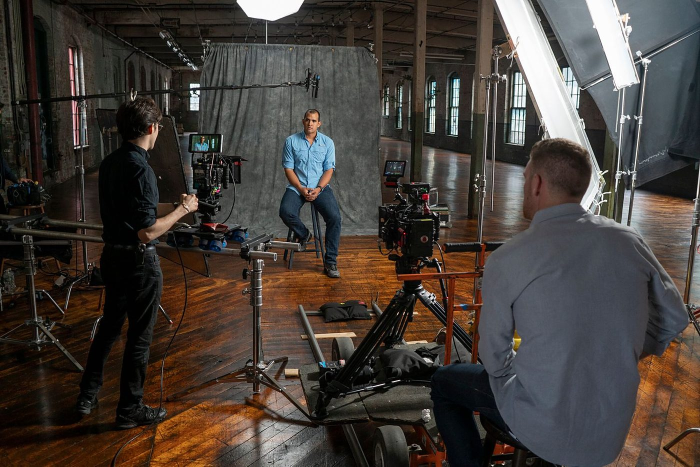
#> input picture img/about.jpg, 1400 x 933 px (shown at 1/2 size)
$ python -i analytics.py   (imports and definitions only)
#> lines starting #> are read from the running program, lines starting #| are printed output that depends on the picture
"""Deterministic analytics. No model calls in this module.

Everything returned here is either MEASURED (straight from a platform row)
or DERIVED (arithmetic over measured rows). AI interpretation lives in ai.py
and is labelled separately everywhere it is shown.
"""

import hashlib
import json
import math
import re
import statistics
from datetime import date, datetime, timedelta, timezone

from growth_os.db import new_id, utcnow

# Daily channel metrics that are additive over days. Others (averages) are
# averaged, never summed; views vs plays vs listeners are never mixed.
ADDITIVE = {"views", "estimatedMinutesWatched", "subscribersGained", "subscribersLost", "plays", "listeners_new"}
LABELS = {
    "views": "Views", "estimatedMinutesWatched": "Watch time (min)", "averageViewDuration": "Avg view duration (s)",
    "subscribersGained": "Subscribers gained", "subscribersLost": "Subscribers lost",
    "videoThumbnailImpressions": "Impressions", "videoThumbnailImpressionsClickRate": "Impressions CTR",
    "averageViewPercentage": "Avg % viewed",
}


# [45 lines left out: functions _today, series, kpi, freshness, not called in this run]


# ── Videos & peers ────────────────────────────────────────────────────

VIDEO_METRICS = ("views", "estimatedMinutesWatched", "averageViewDuration", "averageViewPercentage",
                 "videoThumbnailImpressions", "videoThumbnailImpressionsClickRate", "likes", "comments",
                 "subscribersGained")


# [80 lines left out: functions duration_bucket, age_days, videos, percentile_rank, peers, peer_stats, not called in this run]


# ── Thumbnail features (Pillow, local) ────────────────────────────────

def thumbnail_features(path):
    """Measurable image properties. Faces and on-image text need models we
    don't ship (no OCR / face detector installed) and are reported as unavailable."""
#> called with path = '../../img/about.jpg'
    from PIL import Image, ImageFilter, ImageStat

    im = Image.open(path).convert("RGB")
#> im is the input picture: PIL image 1400x933 RGB; mean R, G, B 69.3, 62.1, 56.9
    im.thumbnail((320, 180))
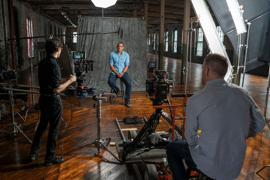
#> im: PIL image 270x180 RGB; mean R, G, B 69.5, 62.3, 57
    gray = im.convert("L")
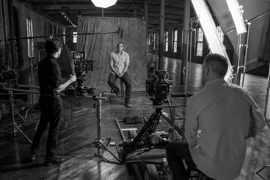
#> gray: PIL image 270x180 L; min 0, max 255, mean 63.8
    st = ImageStat.Stat(gray)
    lum = st.mean[0] / 255
#> lum = 0.25
    contrast = st.stddev[0] / 255
#> contrast = 0.186
    px = list(im.get_flattened_data() if hasattr(im, "get_flattened_data") else im.getdata())
#> px = 48600 items
    rg = [abs(r - g) for r, g, b in px]
#> rg = 48600 items
    yb = [abs(0.5 * (r + g) - b) for r, g, b in px]
#> yb = 48600 items
    colorfulness = (math.hypot(statistics.pstdev(rg), statistics.pstdev(yb))
                    + 0.3 * math.hypot(statistics.fmean(rg), statistics.fmean(yb))) / 255
#> colorfulness = 0.113
    edges = ImageStat.Stat(gray.filter(ImageFilter.FIND_EDGES)).mean[0] / 255
#> edges = 0.114
    sat = ImageStat.Stat(im.convert("HSV")).mean[1] / 255
#> sat = 0.312
    q = im.quantize(colors=4, method=Image.Quantize.MEDIANCUT)
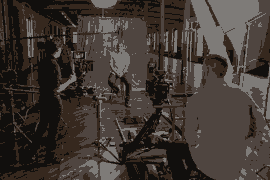
#> q: PIL image 270x180 P; mean R, G, B 64.2, 56.2, 50.9
    pal = q.getpalette()[:12]
#> pal = [126, 123, 120, 79, 69, 64, 54, 40, 30, 17, 15, 13]
    counts = sorted(q.getcolors(), reverse=True)
#> counts = [(18015, 1), (11938, 3), (11887, 2), (6760, 0)]
    total = sum(c for c, _ in counts)
#> total = 48600
    dominant = [{"hex": "#%02x%02x%02x" % tuple(pal[i * 3:i * 3 + 3]), "share": round(c / total, 3)}
                for c, i in counts]
#> dominant = 4 items
    # Center-weighted contrast: is the middle third distinct from the edges?
    w, h = gray.size
#> w = 270; h = 180
    center = ImageStat.Stat(gray.crop((w // 3, h // 4, 2 * w // 3, 3 * h // 4))).mean[0]
#> center = 69.1
    focal = abs(center - st.mean[0]) / 255
#> focal = 0.0208
    return {
        "luminance": round(lum, 3), "contrast": round(contrast, 3), "colorfulness": round(colorfulness, 3),
        "saturation": round(sat, 3), "edge_density": round(edges, 3), "focal_contrast": round(focal, 3),
        "dominant_colors": dominant,
        "unavailable": ["faces (no face detector installed)", "on-image headline text (no OCR installed)"],
    }


# [4 lines left out: function file_hash, not called in this run]


# ── Title checks ──────────────────────────────────────────────────────

def topic_keywords(conn, tenant_id):
    return [(r["keyword"], r["weight"]) for r in
            conn.execute("SELECT keyword, weight FROM tenant_topics WHERE tenant_id=? ORDER BY weight DESC", (tenant_id,))]


# [36 lines left out: function title_checks, not called in this run]


# ── Daily review / opportunity checks (write recommendations) ─────────

def _fingerprint(*parts):
    return hashlib.sha256("|".join(str(p) for p in parts).encode()).hexdigest()[:20]


# [75 lines left out: functions add_recommendation, packaging_check, daily_review, not called in this run]


# ── Monetization (YouTube Partner Program) ─────────────────────────────
# Thresholds from YouTube Help (checked 2026-10-14):
#   https://support.google.com/youtube/answer/72851 (full YPP)
#   https://support.google.com/youtube/answer/13429240 (expanded YPP, fan funding + Shopping)
YPP_TIERS = [
    {"id": "expanded", "name": "Fan funding + Shopping (expanded YPP)",
     "unlocks": "Channel memberships, Super Chat/Stickers, Super Thanks, Shopping",
     "subs": 500, "uploads_90d": 3, "watch_hours_365d": 3000, "shorts_views_90d": 3_000_000},
    {"id": "full", "name": "Ad revenue sharing (full YPP)",
     "unlocks": "Ad revenue on long-form and Shorts, YouTube Premium revenue, plus everything above",
     "subs": 1000, "uploads_90d": None, "watch_hours_365d": 4000, "shorts_views_90d": 10_000_000},
]
LONG_FORM_TYPES = ("VIDEO_ON_DEMAND", "LIVE_STREAM")


# [97 lines left out: functions _ctype_sum, monetization, rewatch_summary, not called in this run]


AGE_LABELS = {"age13-17": "13-17", "age18-24": "18-24", "age25-34": "25-34", "age35-44": "35-44",
              "age45-54": "45-54", "age55-64": "55-64", "age65-": "65+"}


# [106 lines left out: functions audience, retention_curves, benchmark_curve, retention_events, not called in this run]


# ── Growth review: evidence-backed, actionable recommendations (spec v4 §18) ──
WORKFLOW = ["suggested", "prepared", "awaiting_approval", "approved", "executed", "verified", "evaluated",
            "reverted", "dismissed", "blocked", "failed"]
WORKFLOW_STATUS = {"suggested": "open", "prepared": "open", "awaiting_approval": "open", "approved": "accepted",
                   "executed": "done", "verified": "done", "evaluated": "done", "reverted": "done",
                   "dismissed": "dismissed", "blocked": "accepted", "failed": "accepted"}
# Spec v5 §10.2 state machine names for the same states (write access is off, so EXECUTING is the owner in Studio).
STATE_LABELS = {"suggested": "ANALYZED", "prepared": "PREVIEW_READY", "awaiting_approval": "AWAITING_APPROVAL",
                "approved": "APPROVED", "executed": "MONITORING", "verified": "VERIFIED · MONITORING",
                "evaluated": "OUTCOME_REVIEWED", "reverted": "ROLLED_BACK", "dismissed": "REJECTED",
                "blocked": "BLOCKED", "failed": "FAILED"}
CHECKPOINTS = (7, 14, 28)  # post-change outcome windows (days)
DAILY_NEW_LIMIT = 3  # top opportunities per day (spec v5 §10.1)


# [319 lines left out: functions _guest, upsert_rec, growth_review, _asset_snapshot, move_rec, evaluate_executed and 4 more, not called in this run]

>>> result = thumbnail_features('../../img/about.jpg')
#> result = 8 items

$ run again, on img/case2.jpg
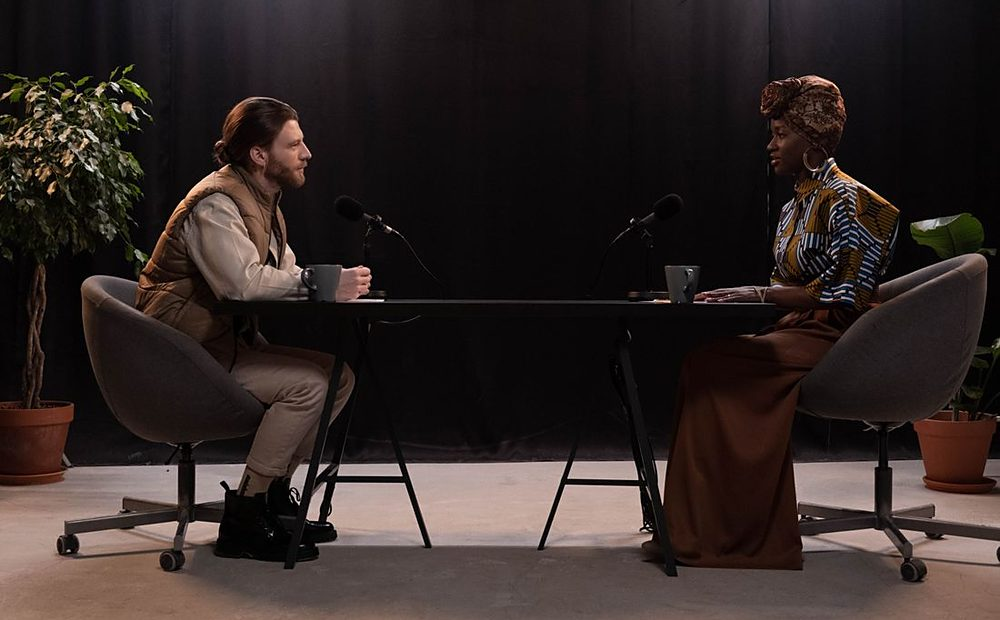
#> input picture img/case2.jpg, 1000 x 620 px
#> in thumbnail_features, im is the input picture: PIL image 1000x620 RGB; mean R, G, B 49.5, 39.7, 37.6
#> im: PIL image 290x180 RGB
#> in thumbnail_features, `gray = im.convert("L")`:
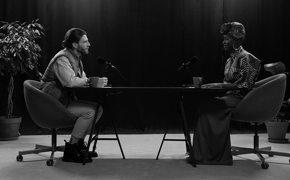
#> gray: PIL image 290x180 L; min 0, max 219, mean 42.4
#> lum = 0.166
#> contrast = 0.178
#> px = 52200 items
#> colorfulness = 0.0698
#> edges = 0.0696
#> sat = 0.285
#> in thumbnail_features, `q = im.quantize(colors=4, method=Image.Quantize.MEDIANCUT)`:
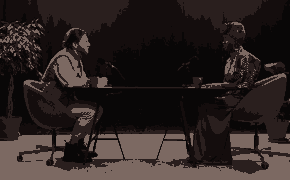
#> q: PIL image 290x180 P; mean R, G, B 44.5, 35.3, 33.6
#> pal = [124, 105, 98, 42, 31, 30, 20, 13, 13, 9, 7, 7]
#> counts = [(14149, 3), (13730, 2), (13338, 1), (10983, 0)]
#> total = 52200
#> dominant = 4 items
#> center = 13.47
#> focal = 0.114
#> result = 8 items

$ run again, on img/case4.jpg
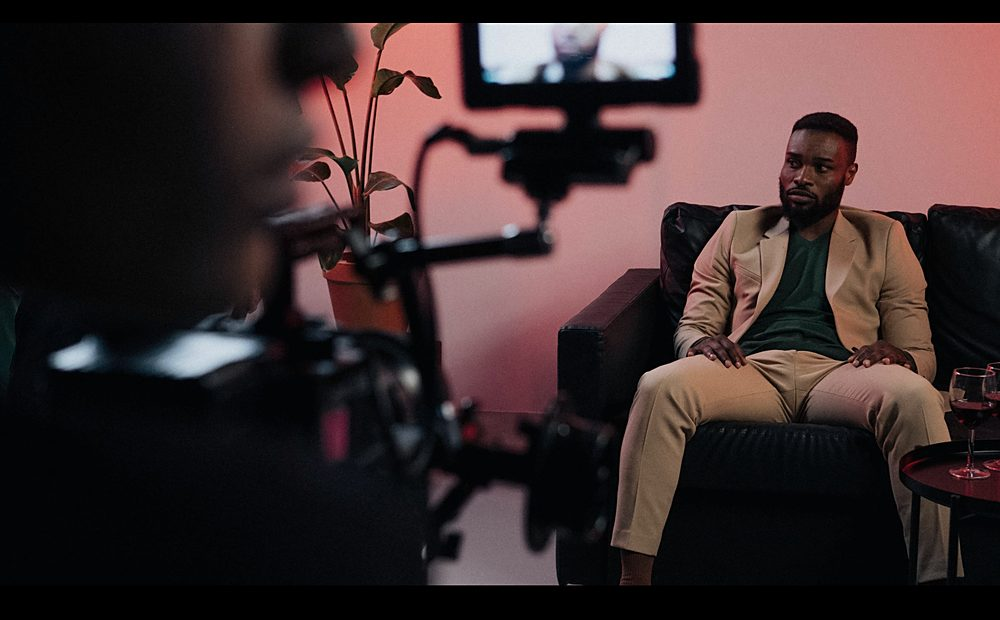
#> input picture img/case4.jpg, 1000 x 620 px
#> in thumbnail_features, im is the input picture: PIL image 1000x620 RGB; mean R, G, B 60.2, 45.2, 45.6
#> im: PIL image 290x180 RGB
#> in thumbnail_features, `gray = im.convert("L")`:
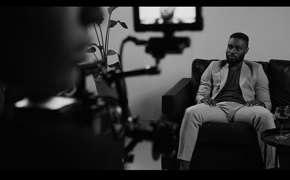
#> gray: PIL image 290x180 L; min 0, max 239, mean 49.7
#> lum = 0.195
#> contrast = 0.229
#> px = 52200 items
#> colorfulness = 0.127
#> edges = 0.0562
#> sat = 0.321
#> in thumbnail_features, `q = im.quantize(colors=4, method=Image.Quantize.MEDIANCUT)`:
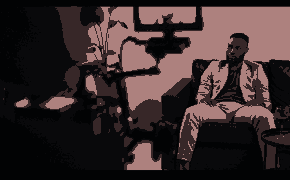
#> q: PIL image 290x180 P; mean R, G, B 56.4, 42.8, 43.2
#> pal = [173, 129, 126, 55, 39, 40, 9, 9, 11, 2, 3, 4]
#> counts = [(17025, 2), (13136, 0), (13091, 3), (8948, 1)]
#> total = 52200
#> dominant = 4 items
#> center = 68.43
#> focal = 0.0733
#> result = 8 items
